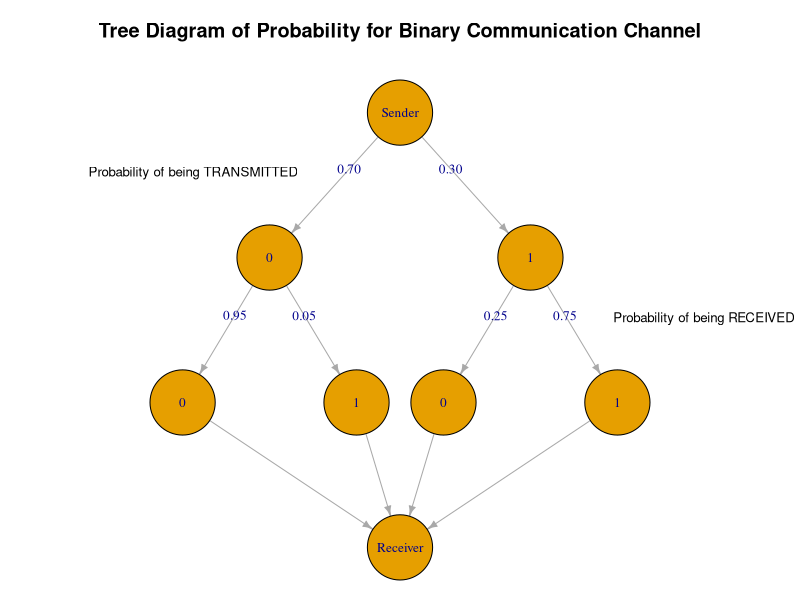
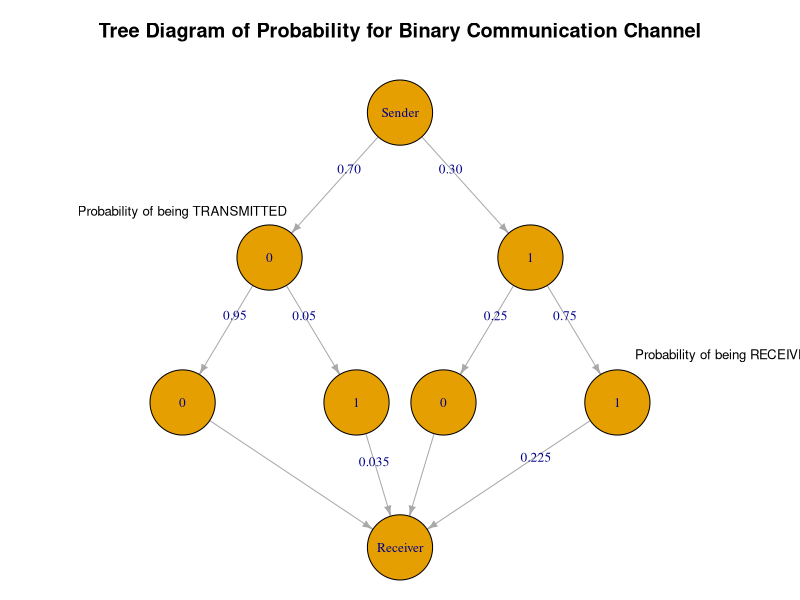

Reproduce these figures in R, in order.
## ---- chunk 1
dataTable_1 <- data.frame(
  message = c(0, 1),
  trans_prob = c(0.70, 0.30),
  rec_prob = c(0.95, 0.75)
)
dataTable_1
## ---- chunk 2
library(igraph)

vertices <- c("Sender", "0", "1", "0", "1", "0", "1", "Receiver")

edges <- matrix(c(
  "Sender", "0",
  "Sender", "1",
  "0", "0_0",
  "0", "0_1",
  "1", "1_0",
  "1", "1_1",
  "0_0", "Receiver",
  "0_1", "Receiver",
  "1_0", "Receiver",
  "1_1", "Receiver"
), byrow = TRUE, ncol = 2)

edge_labels <- c("0.70", "0.30", "0.95", "0.05", "0.25","0.75", "", "", "", "")

g <- graph_from_edgelist(edges, directed = TRUE)
E(g)$label <- edge_labels

V(g)$label <- vertices

layout <- matrix(c(
  -0.5, 0, #sender
  -2, -1, #0
  1, -1, #1
  -3, -2,#0_0
  -1, -2, #0_1
  0, -2,#1_0
  2, -2, #1_1
  -0.5, -3 #Receiver
), ncol = 2, byrow = TRUE)

V(g)$x <- layout[,1]
V(g)$y <- layout[,2]

par(mar = c(0, 0, 3, 0))

plot(g, layout = layout, edge.label = E(g)$label, edge.label.cex = 0.8, vertex.label.cex = 0.8,
     vertex.shape = "circle", vertex.size = 30, edge.arrow.size = 0.5, 
     main = "Tree Diagram of Probability for Binary Communication Channel")

label_coords <- matrix(c(
  -0.95, 0.66,
  1.4, -0.01
), ncol = 2, byrow = TRUE)



text(label_coords[1,1], label_coords[1,2], labels = "Probability of being TRANSMITTED", pos = 3, cex = 0.8)
text(label_coords[2,1], label_coords[2,2], labels = "Probability of being RECEIVED", pos = 3, cex = 0.8)

## ---- chunk 3
0.05 * 0.70
## ---- chunk 4
0.75 * 0.30
## ---- chunk 5
edge_labels <- c("0.70", "0.30", "0.95", "0.05", "0.25","0.75", "", "0.035", "", "0.225")

E(g)$label <- edge_labels

plot(g, layout = layout, edge.label = E(g)$label, edge.label.cex = 0.8, vertex.label.cex = 0.8,
     vertex.shape = "circle", vertex.size = 30, edge.arrow.size = 0.5, 
     main = "Tree Diagram of Probability for Binary Communication Channel")

label_coords <- matrix(c(
  -1, 0.48,
  1.5, -0.18
), ncol = 2, byrow = TRUE)



text(label_coords[1,1], label_coords[1,2], labels = "Probability of being TRANSMITTED", pos = 3, cex = 0.8)
text(label_coords[2,1], label_coords[2,2], labels = "Probability of being RECEIVED", pos = 3, cex = 0.8)

## ---- chunk 6
0.035 + 0.225
## ---- chunk 7
0.225/0.26
## ---- chunk 8
dataTable_2 <- data.frame(
  employee = c("Jane", "Amy", "Ava"),
  workload = c(0.10, 0.30, 0.60),
  error_prob_rel_to_workload = c(0.08, 0.05, 0.01)
)
dataTable_2
## ---- chunk 9
(0.1*0.08)+(0.3*0.05)+(0.6*0.01)
## ---- chunk 10
dataTable_2$error_prob_rel_to_total <- dataTable_2$workload * dataTable_2$error_prob_rel_to_workload
dataTable_2
## ---- chunk 11
dataTable_2[which.max(dataTable_2$error_prob_rel_to_total), "employee"]
